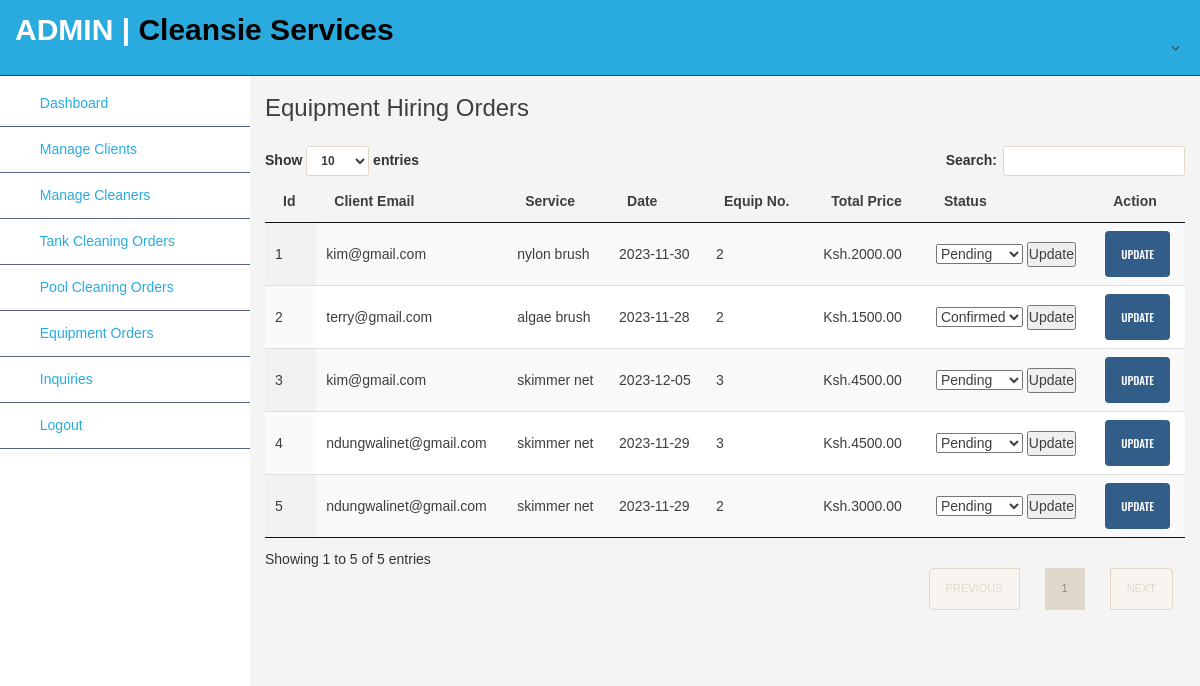
The app's page /admin/manage_equiporder.php with its own data.
### tables this page shows
CREATE TABLE `equip_booking` (
  `booking_id` int(11) NOT NULL,
  `user_email` varchar(255) NOT NULL,
  `selected_service` varchar(255) NOT NULL,
  `cleaning_date` date NOT NULL,
  `number_of_equipment` int(11) NOT NULL,
  `total_price` decimal(10,2) NOT NULL,
  `status` varchar(100) NOT NULL,
  `booking_timestamp` timestamp NOT NULL DEFAULT current_timestamp()
);

### admin/manage_equiporder.php (the view, shortened to what this page needs)
<!DOCTYPE html>
<html lang="en">
<head>
    <link rel="stylesheet" type="text/css" href="../css/bootstrap.min.css">
    <link rel="stylesheet" type="text/css" href="../css/jquery.dataTables.min.css">
    <link rel="stylesheet" type="text/css" href="../css/style3.css">
    <link href="../font-awesome-4.7.0/css/font-awesome.css" rel="stylesheet">
    <link rel="stylesheet" href="../css/style6.css">
</head>
<body>
    <?php include('includes/header.php'); ?>
    <div class="ts-main-content">
        <?php include('includes/leftbar.php'); ?>
        <div class="content-wrapper">
            <div class="container-fluid">
                        <h3>Equipment Hiring Orders</h3>
                    </div>
                    <div class="panel-body">
                        <div class="table-responsive">
                            <table id="table" class="display" width="100%" cellspacing="0">
                                <thead>
                                    <tr>
                                        <th>Id</th>
                                        <th>Client Email</th>
                                        <th>Service</th>
                                        <th>Date</th>
                                        <th>Equip No.</th>
                                        <th>Total Price</th>
                                        <th>Status</th>
                                        <th>Action</th>
                                    </tr>
                                </thead>
                                <tbody>
                                    <?php
                                    $conn = new mysqli("localhost", "root", "", "ltl") or die(mysqli_error());
                                    $query = $conn->query("SELECT * FROM `equip_booking` ORDER BY `booking_id` DESC") or die(mysqli_error());
                                    while ($fetch = $query->fetch_array()) {
                                    ?>
                                        <tr>
                                            <td><?php echo $fetch['booking_id'] ?></td>
                                            <td><?php echo $fetch['user_email'] ?></td>
                                            <td><?php echo $fetch['selected_service'] ?></td>
                                            <td><?php echo $fetch['cleaning_date'] ?></td>
                                            <td><?php echo $fetch['number_of_equipment'] ?></td>
                                            <td>Ksh.<?php echo $fetch['total_price'] ?></td>
                                            <td>
                                        <form method='POST'>
                                            <select name='status'>
                                                <option value='pending' <?php echo ($fetch['status'] === 'pending' ? 'selected' : ''); ?>>Pending</option>
                                                <option value='confirmed' <?php echo ($fetch['status'] === 'confirmed' ? 'selected' : ''); ?>>Confirmed</option>
                                            </select>
                                            <button type='submit' name='update_status'>Update</button>
                                        </form>
                                    </td>
                                    <td>
                                      <a href="update_equiporder.php?id=<?php echo $fetch['booking_id']; ?>" class="btn btn-primary"> UPDATE</a></td>
                                        </tr>
                                    <?php
                                    }
                                    ?>
                                </tbody>
                            </table>
                        </div>
                    </div>
                </div>
            </div>
</body>
</html>

### admin/includes/header.php (shortened to what this page needs)
<div class="brand clearfix">
 <div class = "navbar navbar-default navbar-fixed-top" style="background-color:#29abe0;">
    <label class = "navbar-brand"  style="font-size: 30px; background-color:#29abe0;"> ADMIN | <font color="black">Cleansie Services</font>
    </label>
		<ul class="ts-profile-nav">
		<li class="ts-account" style="background-color:#29abe0; padding:20px; margin-left:5px; >
           <a href="#"><center><span class = "glyphicon glyphicon-cog"></span></center>
            <i  class="fa fa-angle-down hidden-side"></i>
			</li>
		</ul>
	</div>
	</div>

### admin/includes/leftbar.php
<nav class="ts-sidebar">
  <br/>
    <ul class="ts-sidebar-menu">
		    <li><a href = "dashboard.php"><i class = "glyphicon glyphicon-home"></i> Dashboard</a></li>
        <li><a href = "userlist.php"><i class = "glyphicon glyphicon-user"></i> Manage Clients</a></li>
        <li><a href = "manage_house.php"><i class = "glyphicon glyphicon-th-list"></i> Manage Cleaners</a></li>
        <li><a href = "manage_order.php"><i class = "glyphicon glyphicon-th-list"></i> Tank Cleaning Orders</a></li>
        <li><a href = "manage_poolorder.php"><i class = "glyphicon glyphicon-th-list"></i> Pool Cleaning Orders</a></li>
        <li><a href = "manage_equiporder.php"><i class = "glyphicon glyphicon-th-list"></i> Equipment Orders</a></li>
        <li><a href = "manage_inquiry.php"><i class = "glyphicon glyphicon-th-list"></i> Inquiries</a></li>
        <li><a href = "logout.php"><i class = "glyphicon glyphicon-off"></i> Logout </a></li>
			</ul>
		</nav>

### css/style3.css (style rules this page uses)
* { margin:0; padding:0; }
body { font-family: Arial; font-size: 15px; line-height:1.5em; background: #f4f4f4; }

### css/style6.css (style rules this page uses)
html { font-size: 14px; }
@media only screen and (min-width: 480px) { html { font-size: 17px; } }
@media only screen and (min-width: 768px) { html { font-size: 14px; } }
body { font-size: 1em; }
.btn { font-family: 'Oswald', sans-serif; }
ul, li { margin: 0; padding: 0; list-style: none; }
.btn { text-transform: none; }
.brand { background: #4CAF50; position: relative; z-index: 3; position: fixed; width: 100%; top: 0; }
.brand .ts-profile-nav { float: right; display: none; }
.brand .ts-profile-nav li { float: left; position: relative; }
.brand .ts-profile-nav .ts-account .fa-angle-down { float: right; }
@media only screen and (min-width: 992px) { .brand .ts-profile-nav { display: block; } }
.ts-sidebar { background: #ffffff; max-height: 0; transition: max-height 0.3s; overflow: hidden; position: fixed; z-index: 2; width: 100%; bottom: 0; top: 60px; overflow-y: auto; }
@media only screen and (min-width: 992px) { .ts-sidebar { max-height: 100%; bottom: 0; } }
.ts-sidebar-menu a { display: block; text-decoration: none; padding: 12px 15px; background-color: #ffffff; color:#29abe0; border-bottom:1px solid #536381; }
.ts-sidebar-menu li { position: relative; }
.ts-sidebar-menu li i { color: #536381; margin-right: 10px; }
.ts-main-content .content-wrapper { padding-top: 15px; margin-top: 60px; }
@media only screen and (min-width: 992px) { .ts-main-content .ts-sidebar { width: 250px; float: left; } }
@media only screen and (min-width: 992px) { .ts-main-content .content-wrapper { margin-left: 250px; } }

### admin/manage_equiporder.php (style rules this page uses)
table { border-collapse: collapse; width: 100%; }
th, td { padding: 8px; text-align: left; }
th { background-color: :#325d88; }

### records on screen
equip_booking: booking_id "5", user_email "ndungwalinet@gmail.com", selected_service "skimmer net", cleaning_date "2023-11-29", number_of_equipment "2", total_price "3000.00"
equip_booking: booking_id "4", user_email "ndungwalinet@gmail.com", selected_service "skimmer net", cleaning_date "2023-11-29", number_of_equipment "3", total_price "4500.00"
equip_booking: booking_id "3", user_email "kim@gmail.com", selected_service "skimmer net", cleaning_date "2023-12-05", number_of_equipment "3", total_price "4500.00"
equip_booking: booking_id "2", user_email "terry@gmail.com", selected_service "algae brush", cleaning_date "2023-11-28", number_of_equipment "2", total_price "1500.00", status "Confirmed"
equip_booking: booking_id "1", user_email "kim@gmail.com", selected_service "nylon brush", cleaning_date "2023-11-30", number_of_equipment "2", total_price "2000.00"
